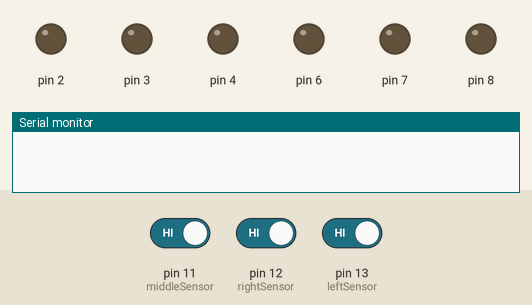
This sketch was run on a simulated Arduino Uno, built with avr-gcc and run on an emulated ATmega328P. On the bench: output pins drawn as LEDs (lit = HIGH), the last lines printed to the serial monitor. The test bench sets the inputs (shaded band); at power-on: pin 11 (middleSensor) HIGH, pin 12 (rightSensor) HIGH, pin 13 (leftSensor) HIGH.

Above: at 0.1 s.
At 1.6 s:
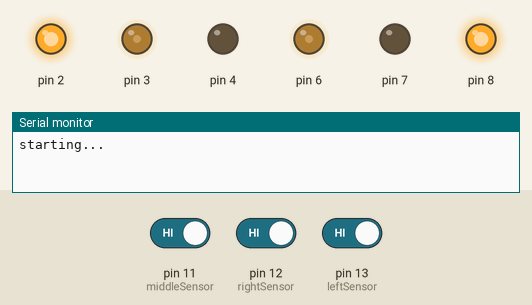
Timing chart, 0 to 3.1 s (numbered marks = the images above):
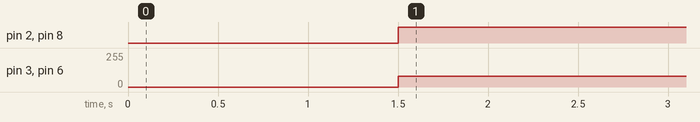

Measured:
- by itself, pin 2, pin 8: LOW → HIGH at 1.5 s
- by itself, pin 3, pin 6: 0/255 → 80/255 at 1.5 s

The sketch:

PID_Line_Follower_MURC.ino
```cpp
// begin initialisations
// IR sensors
int leftSensor = 13; // left-most sensor
int middleSensor = 11; // middle sensor
int rightSensor = 12; // right-most sensor

// initial values of sensors
int sensor[3] = { 0, 0, 0 };

// sensor states for comparison
int LINE_MIDDLE[] = { 0, 1, 0 };
int LINE_FULL[] = { 1, 1, 1 };
int LINE_LEFT_CLOSE[] = { 1, 1, 0 };
int LINE_LEFT_FAR[] = { 1, 0, 0 };
int LINE_RIGHT_CLOSE[] = { 0, 1, 1 };
int LINE_RIGHT_FAR[] = { 0, 0, 1 };
int LINE_NULL[] = { 0, 0, 0 };

// motor A and B variables
int motorL[] = { 4, 2, 3 };
int motorR[] = { 7, 8, 6 };

// variables for usage in directional functions
int motorInput1 = motorL[0];
int motorInput2 = motorL[1];
int motorInput3 = motorR[0];
int motorInput4 = motorR[1];

// ENA/ENB
int ENA = motorL[2]; // 3
int ENB = motorR[2]; // 6

// initial motor speed
int initialMotorSpeed = 80;

// PID constants
float Kp = 10;
float Ki = 0;
float Kd = 40;
float error = 0, P = 0, I = 0, D = 0, PIDval = 0;
float previousError = 0, previousI = 0;
int flag = 0;

// string that contains status between line follower and the line
String status = "ON_LINE";
// end initialisations


void setup() {
  pinMode(leftSensor, INPUT);
  pinMode(middleSensor, INPUT);
  pinMode(rightSensor, INPUT);

  pinMode(motorInput1, OUTPUT);
  pinMode(motorInput2, OUTPUT);
  pinMode(motorInput3, OUTPUT);
  pinMode(motorInput4, OUTPUT);

  pinMode(ENA, OUTPUT);
  pinMode(ENB, OUTPUT);

  Serial.begin(9600); // set serial monitor to default baud rate of 9600
  delay(500);
  Serial.println("starting...");
  delay(1000);
}


void loop() {
  readSensorValues();

  if(status == "OFF_LINE"){
    stopMoving();
  }
  else if(status == "FULL_LINE") {
    if(previousError > 0) {
      error = 5;
      calculatePID();
      motorControl("SHARP_LEFT"); // (left wheel reverse, right wheel forward)
    }
    else if(previousError < 0) {
      error = -5;
      calculatePID();
      motorControl("SHARP_RIGHT"); // (right wheel reverse, left wheel forward)
    }
  }
  else { // if(status == "ON_LINE")
    calculatePID();
    motorControl("FORWARD");
  }
}


void readSensorValues() {
  sensor[0] = !digitalRead(leftSensor);
  sensor[1] = !digitalRead(middleSensor);
  sensor[2] = !digitalRead(rightSensor);

  //-- OFF - OFF - OFF --
  if(areArraysEqual(sensor, LINE_NULL)) {
    status = "OFF_LINE";
  }

  // -- |ON - ON - ON| --   stop the line follower
  else if(areArraysEqual(sensor, LINE_FULL)) {
    status = "FULL_LINE";
  }

  else {
    status = "ON_LINE";

    // -- OFF |ON| OFF --
    if(areArraysEqual(sensor, LINE_MIDDLE)) {
      error = 0;
    }
    // -- |ON - ON| OFF --
    else if(areArraysEqual(sensor, LINE_LEFT_CLOSE)) {
      error = 2;
    }
    // -- |ON| OFF - OFF --
    else if(areArraysEqual(sensor, LINE_LEFT_FAR)) {
      error = 4;
    }
    // -- OFF |ON - ON| --
    else if(areArraysEqual(sensor, LINE_RIGHT_CLOSE)) {
      error = -2;
    }
    // -- OFF - OFF |ON| --
    else if(areArraysEqual(sensor, LINE_RIGHT_FAR)) {
      error = -4;
    }
  }
}


void calculatePID() {
  P = error;
  I = I + previousI;
  D = error - previousError;
  PIDval = (Kp * P) + (Ki * I) + (Kd * D);
  previousI = I;
  previousError = error;
}


void motorControl(String DIRECTION) {
  // calculate effective motor speed
  int leftMotorSpeed = initialMotorSpeed - PIDval;
  int rightMotorSpeed = initialMotorSpeed + PIDval;

  // motor speed should not exceed max PWM val
  leftMotorSpeed = constrain(leftMotorSpeed, 0, 255);
  rightMotorSpeed = constrain(rightMotorSpeed, 0, 255);

  analogWrite(ENA, leftMotorSpeed); // left motor speed
  analogWrite(ENB, rightMotorSpeed); // right motor speed

  if(DIRECTION == "FORWARD") {
    forward(); // to make the bot move forward
  }
  else if(DIRECTION == "SHARP_LEFT") {
    sharpLeft(); // to make the line follower sharp turn left
  }
  else if(DIRECTION == "SHARP_RIGHT") {
    sharpRight(); // to make the line follower sharp turn right
  }
}


// directional functions
// function defining direction of wheel rotation to be forward
void forward() {
  digitalWrite(motorInput1, LOW);
  digitalWrite(motorInput2, HIGH);
  digitalWrite(motorInput3, LOW);
  digitalWrite(motorInput4, HIGH);
}

// function defining direction of wheel rotation to be sharp left (left wheel reverse, right wheel forward)
void sharpLeft() {
  digitalWrite(motorInput1, HIGH);
  digitalWrite(motorInput2, LOW);
  digitalWrite(motorInput3, LOW);
  digitalWrite(motorInput4, HIGH);
}

// function defining direction of wheel rotation to be sharp left (right wheel reverse, left wheel forward)
void sharpRight() {
  digitalWrite(motorInput1, LOW);
  digitalWrite(motorInput2, HIGH);
  digitalWrite(motorInput3, HIGH);
  digitalWrite(motorInput4, LOW);
}

// function stopping line follower
void stopMoving() {
  digitalWrite(motorInput1, LOW);
  digitalWrite(motorInput2, LOW);
  digitalWrite(motorInput3, LOW);
  digitalWrite(motorInput4, LOW);
}


// function to compare arrays (to use to compare sensor states)
boolean areArraysEqual(int arrayA[], int arrayB[]) {
  boolean same = true;

  for(int i = 1; i <= 3; i++) { // hard coded loop guard - reusability deemed unnecessary
    if(arrayA[i] != arrayB[i]) {
      same = false;
    }
  }

  return same;
}
```
